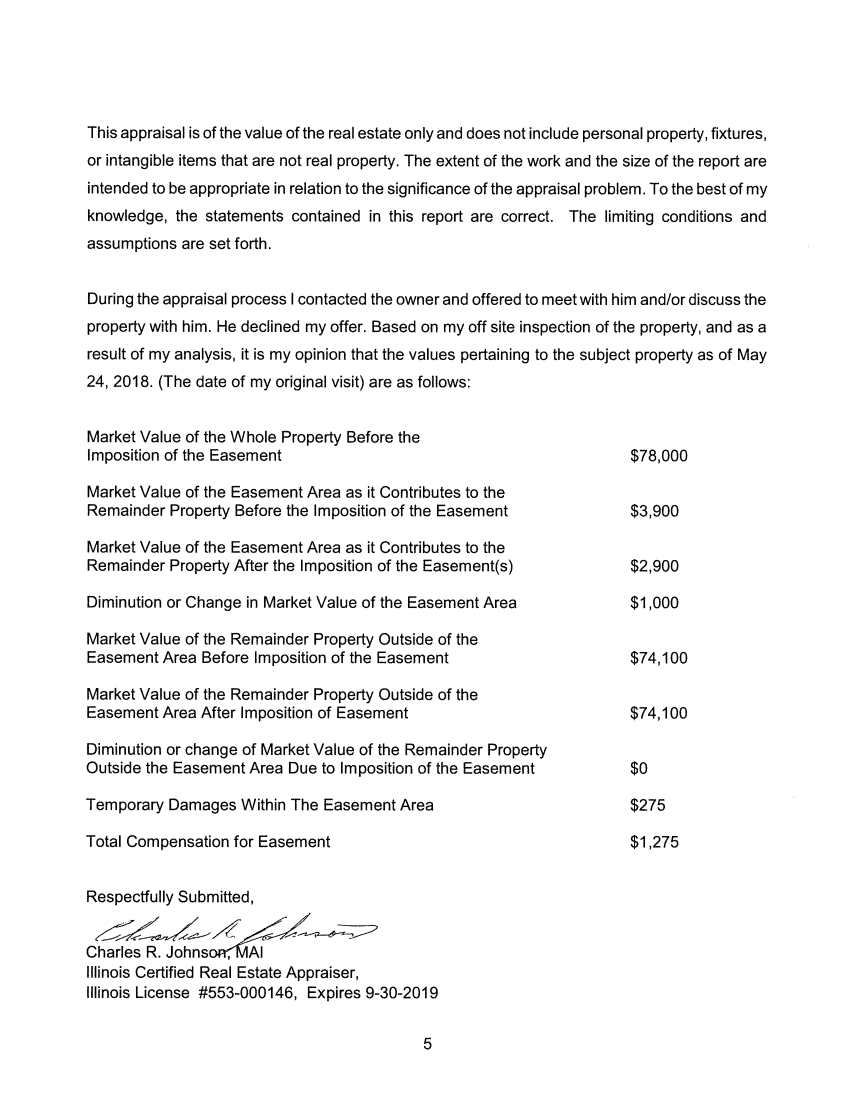
#> input picture data/documents/1600dbf6-9174-4360-9cae-55886bc7ca7f/pages/page_013.png, 1700 x 2200 px, found by its file name (shown at 1/2 size)
$ python assoc_get_contour.py
#> lines starting #> are read from the running program, lines starting #| are printed output that depends on the picture; after the words box and inside, x2 and y2 are one past the last pixel; in counts of white or black regions, pixels touching at a corner belong together
"""
Get a real, algorithmically-derived "confirmed polygon" (simplified vertex
list) for 27211ae5 p13's shared-edge child contour (Lot 48-3), already
verified correct earlier this session via morphological closing +
RETR_CCOMP. Used as ground truth for the label-to-edge association spike --
not invented, this is the same contour already validated visually.
"""
import cv2
import numpy as np
import json

PATH = "data/documents/27211ae5-0099-4b0d-8176-f1483897b766/pages/page_013.png"
img = cv2.imread(PATH)
#> img is the input picture: shape (2200, 1700, 3); min 0, max 255, mean 242.7
gray = cv2.cvtColor(img, cv2.COLOR_BGR2GRAY)
_, binary = cv2.threshold(gray, 200, 255, cv2.THRESH_BINARY_INV)
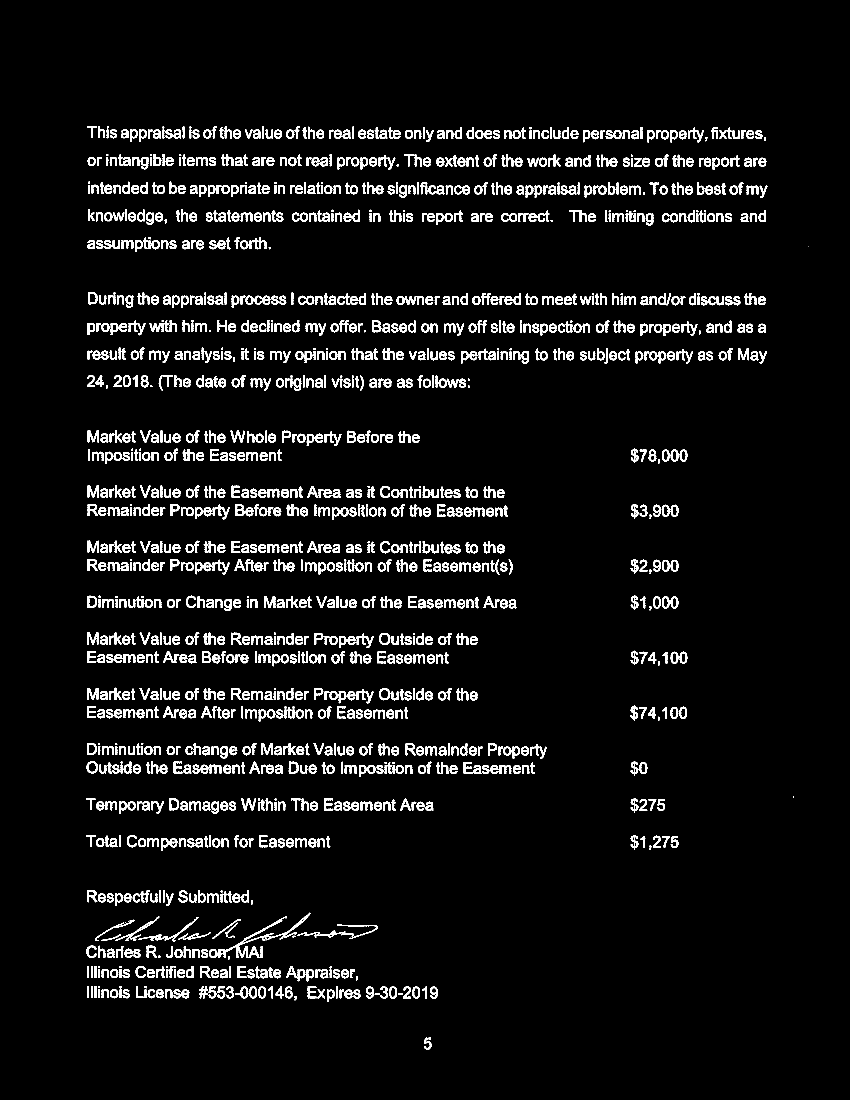
#> binary: shape (2200, 1700) (shown at 1/2 size); 6.1% white; 1538 white regions (109 under 20 px), largest, box (x1, y1, x2, y2) and area: (418, 1825, 621, 1916) 1963, (276, 1834, 397, 1883) 598, (595, 1861, 708, 1876) 461
kernel = cv2.getStructuringElement(cv2.MORPH_ELLIPSE, (5, 5))
closed = cv2.morphologyEx(binary, cv2.MORPH_CLOSE, kernel)
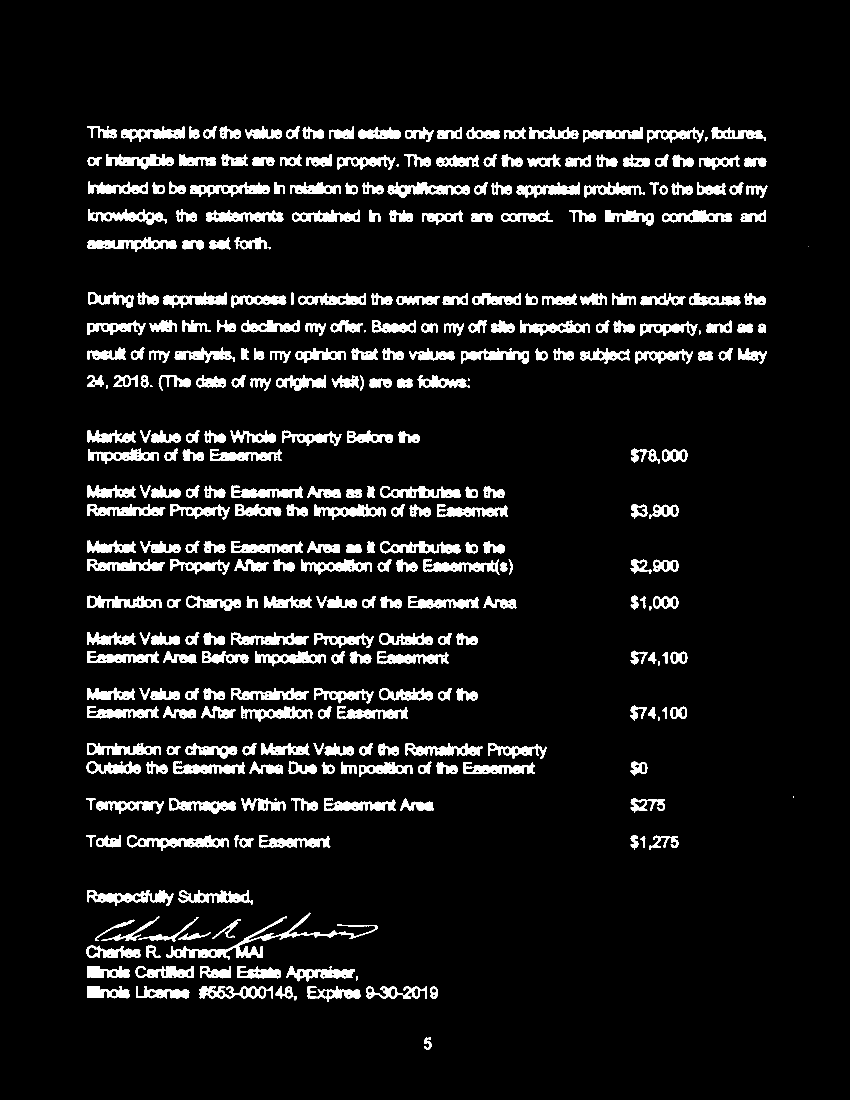
#> closed: shape (2200, 1700) (shown at 1/2 size); 7.8% white; 344 white regions (16 under 20 px)
contours, hierarchy = cv2.findContours(closed, cv2.RETR_CCOMP, cv2.CHAIN_APPROX_SIMPLE)
#> contours = 1040 contours, 21 with area under 20; largest, box (x1, y1, x2, y2) and area: (332, 1825, 756, 1920) 4098, (254, 1670, 458, 1701) 2596, (174, 1780, 347, 1812) 2496, (775, 364, 940, 395) 2453, (175, 474, 353, 504) 2356

# find the two children of the big merged parent (as found earlier this session)
big = [(i, c) for i, c in enumerate(contours) if cv2.contourArea(c) > 3000]
#> big = 1 item
big.sort(key=lambda ic: -cv2.contourArea(ic[1]))
parent_idx = big[0][0]
#> parent_idx = 67
children = [(i, c) for i, c in big if hierarchy[0][i][3] == parent_idx]
#> children = []
print("children found:", len(children), [(i, cv2.contourArea(c)) for i, c in children])
#| children found: 0 []

for i, c in children:
    peri = cv2.arcLength(c, True)
    simplified = cv2.approxPolyDP(c, 0.005 * peri, True)
    pts = [[int(p[0][0]), int(p[0][1])] for p in simplified]
    print(f"contour {i}: {len(pts)} vertices after simplification: {pts}")
#> this loop made 0 passes

$ run again, with data/documents/1600dbf6-9174-4360-9cae-55886bc7ca7f/pages/page_001.png copied over data/documents/1600dbf6-9174-4360-9cae-55886bc7ca7f/pages/page_013.png
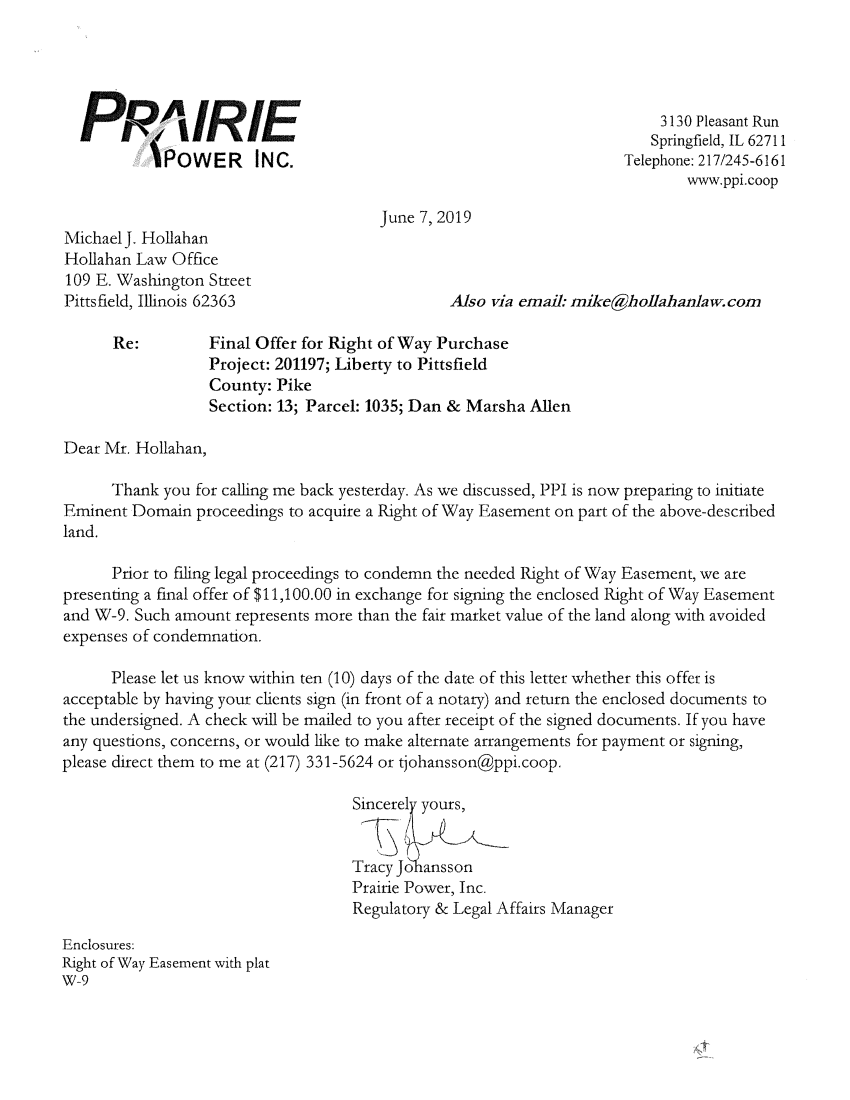
#> input picture data/documents/1600dbf6-9174-4360-9cae-55886bc7ca7f/pages/page_001.png, 1700 x 2200 px, found by its file name (shown at 1/2 size)
#> img is the input picture: shape (2200, 1700, 3); min 0, max 255, mean 245.7
#> `_, binary = cv2.threshold(gray, 200, 255, cv2.THRESH_BINARY_INV)`:
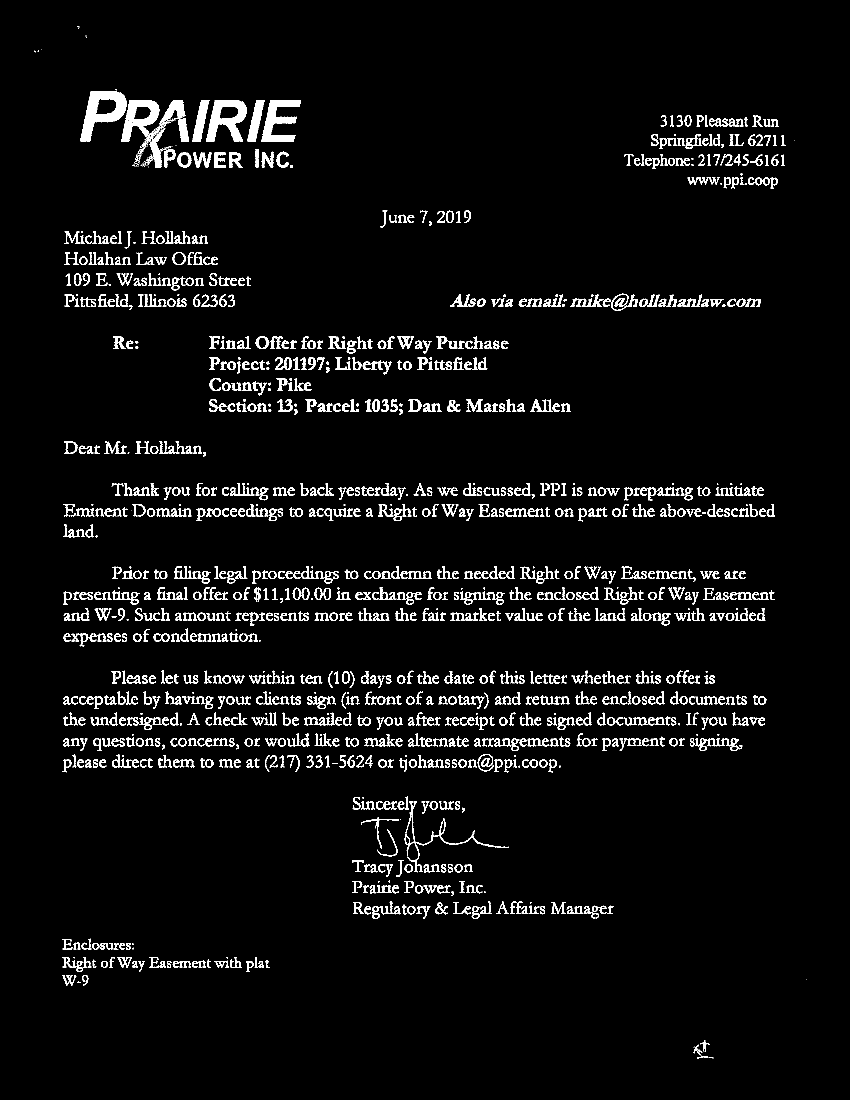
#> binary: shape (2200, 1700) (shown at 1/2 size); 4.8% white; 1295 white regions (154 under 20 px), largest, box (x1, y1, x2, y2) and area: (160, 182, 253, 284) 4221, (242, 200, 331, 335) 4209, (412, 200, 494, 284) 3507
#> `closed = cv2.morphologyEx(binary, cv2.MORPH_CLOSE, kernel)`:
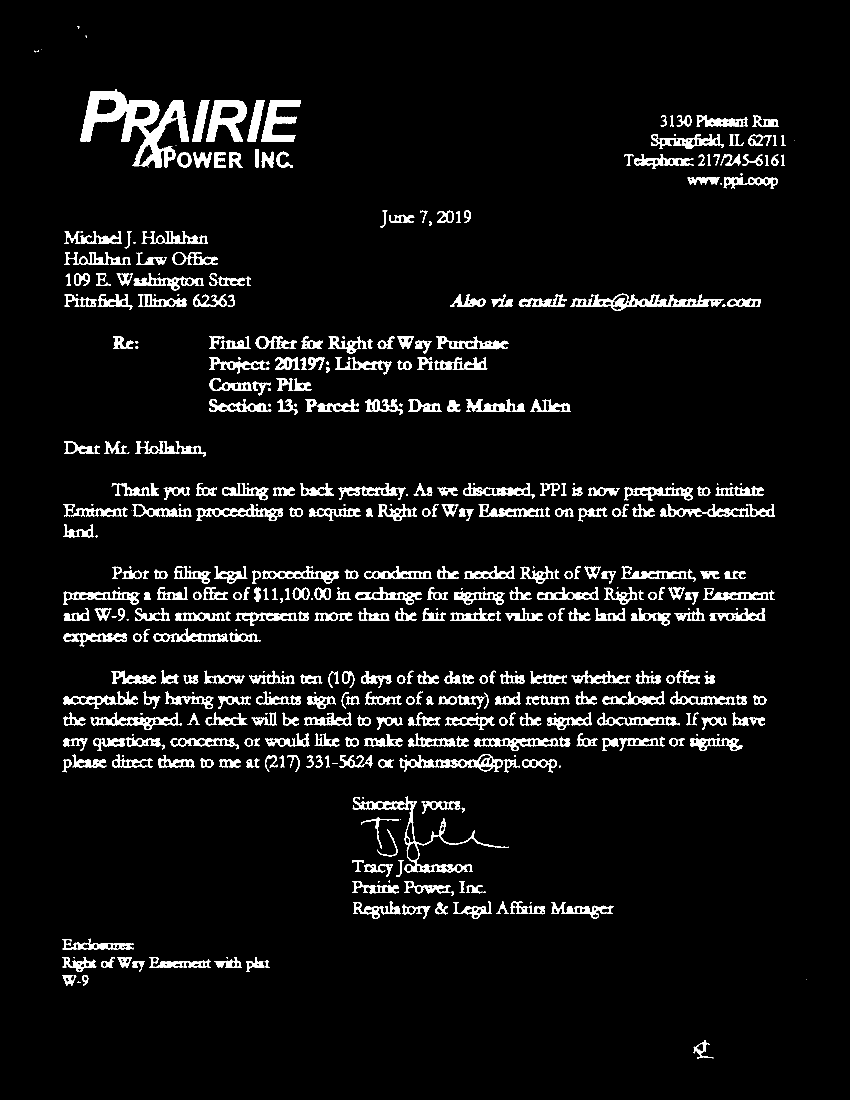
#> closed: shape (2200, 1700) (shown at 1/2 size); 5.7% white; 524 white regions (121 under 20 px)
#> contours = 1226 contours, 133 with area under 20; largest, box (x1, y1, x2, y2) and area: (160, 178, 378, 335) 13572, (705, 1593, 1018, 1745) 5003, (1141, 587, 1447, 622) 4148, (412, 200, 494, 284) 4108, (523, 200, 602, 284) 2970
#> big = 4 items
#> parent_idx = 1216
#> children = []
#| children found: 0 []

$ run again, with data/documents/1600dbf6-9174-4360-9cae-55886bc7ca7f/pages/page_003.png copied over data/documents/1600dbf6-9174-4360-9cae-55886bc7ca7f/pages/page_013.png
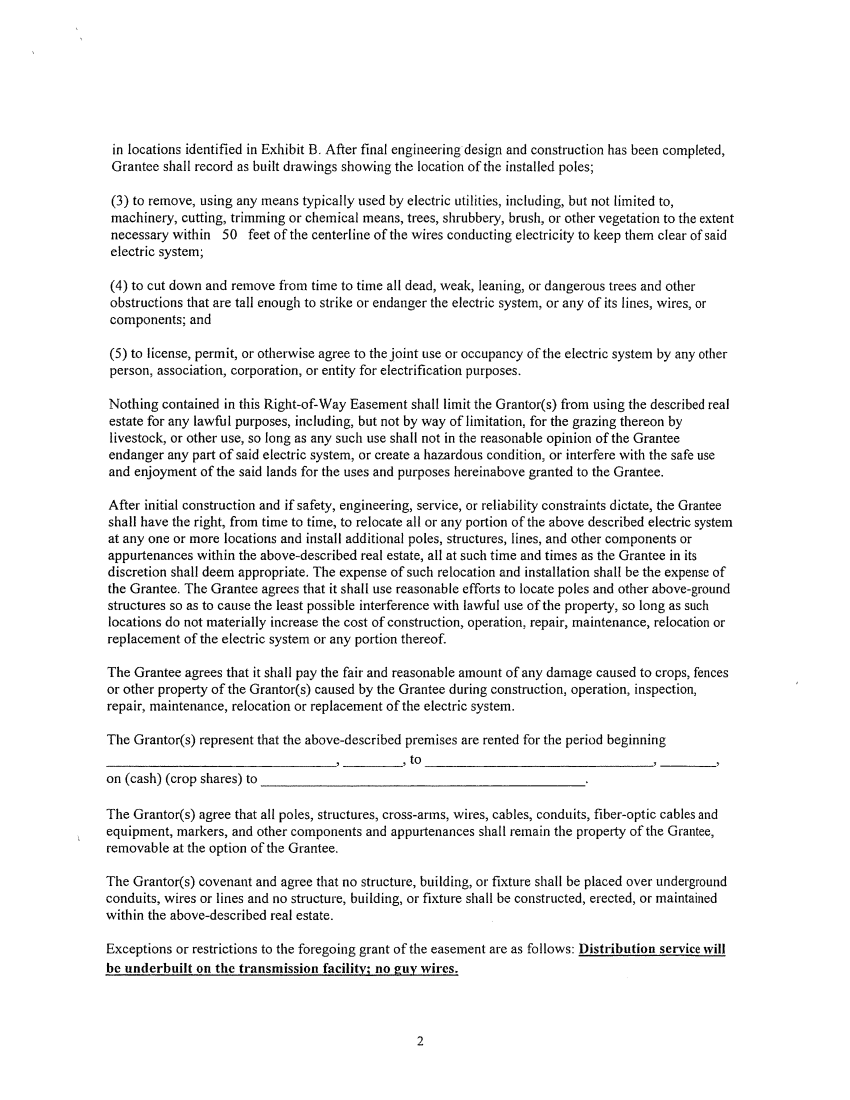
#> input picture data/documents/1600dbf6-9174-4360-9cae-55886bc7ca7f/pages/page_003.png, 1700 x 2200 px, found by its file name (shown at 1/2 size)
#> img is the input picture: shape (2200, 1700, 3); min 0, max 255, mean 240.2
#> `_, binary = cv2.threshold(gray, 200, 255, cv2.THRESH_BINARY_INV)`:
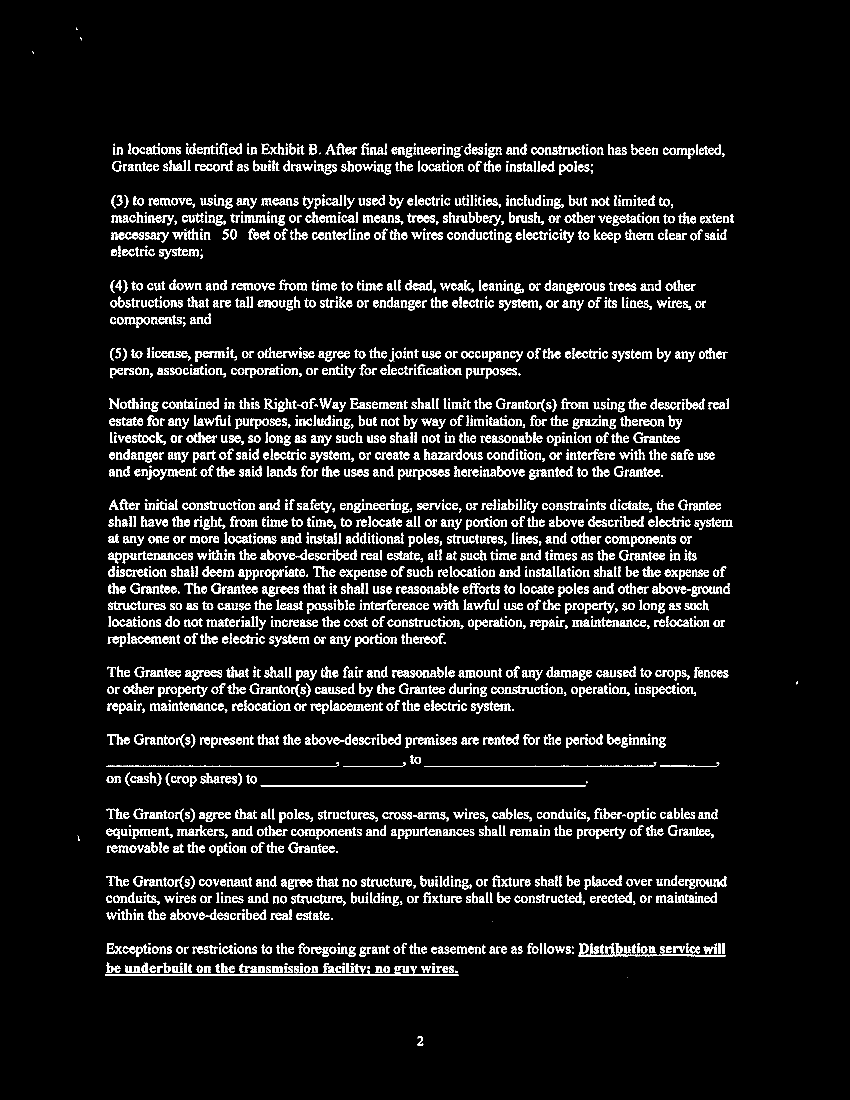
#> binary: shape (2200, 1700) (shown at 1/2 size); 7.7% white; 3047 white regions (220 under 20 px), largest, box (x1, y1, x2, y2) and area: (210, 1932, 917, 1952) 2609, (521, 1570, 1171, 1574) 1602, (212, 1531, 674, 1534) 1007
#> `closed = cv2.morphologyEx(binary, cv2.MORPH_CLOSE, kernel)`:
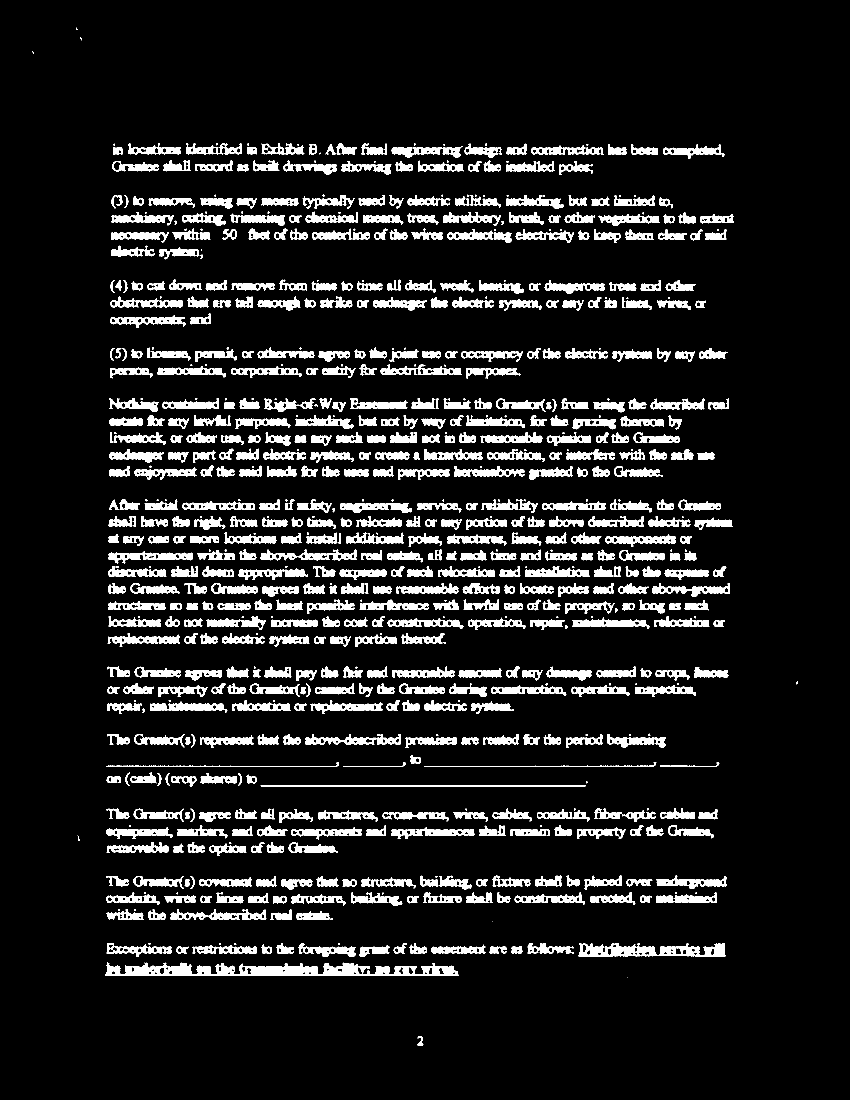
#> closed: shape (2200, 1700) (shown at 1/2 size); 10.9% white; 751 white regions (169 under 20 px)
#> contours = 2006 contours, 171 with area under 20; largest, box (x1, y1, x2, y2) and area: (210, 1925, 917, 1952) 11614, (1157, 1886, 1451, 1913) 5234, (521, 1099, 714, 1121) 2074, (341, 1818, 533, 1840) 2069, (610, 1468, 802, 1490) 2056
#> big = 2 items
#> parent_idx = 2
#> children = []
#| children found: 0 []
